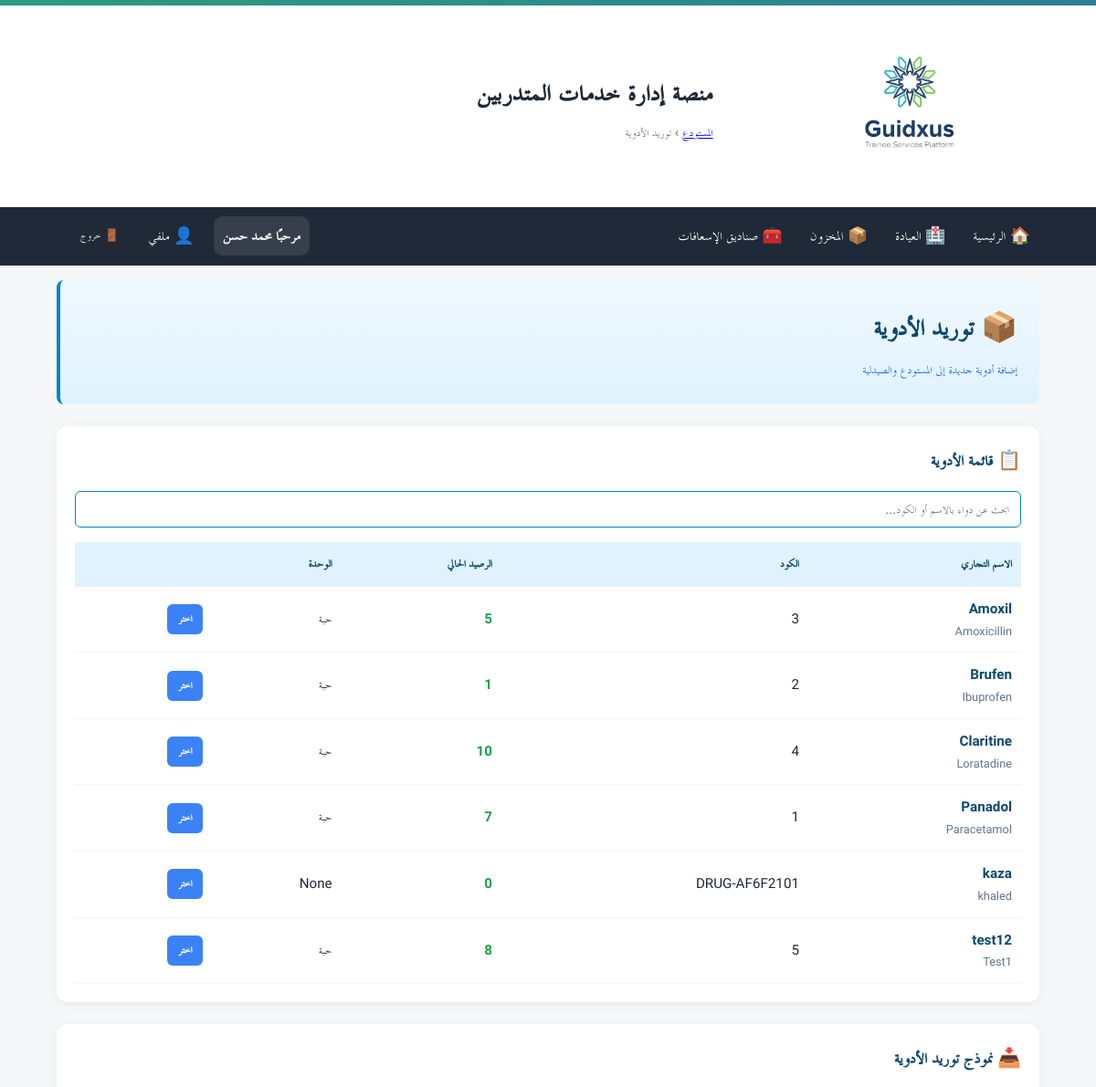
The page /inventory/dispense-drugs (signed in, upper part) on the database as committed earlier.
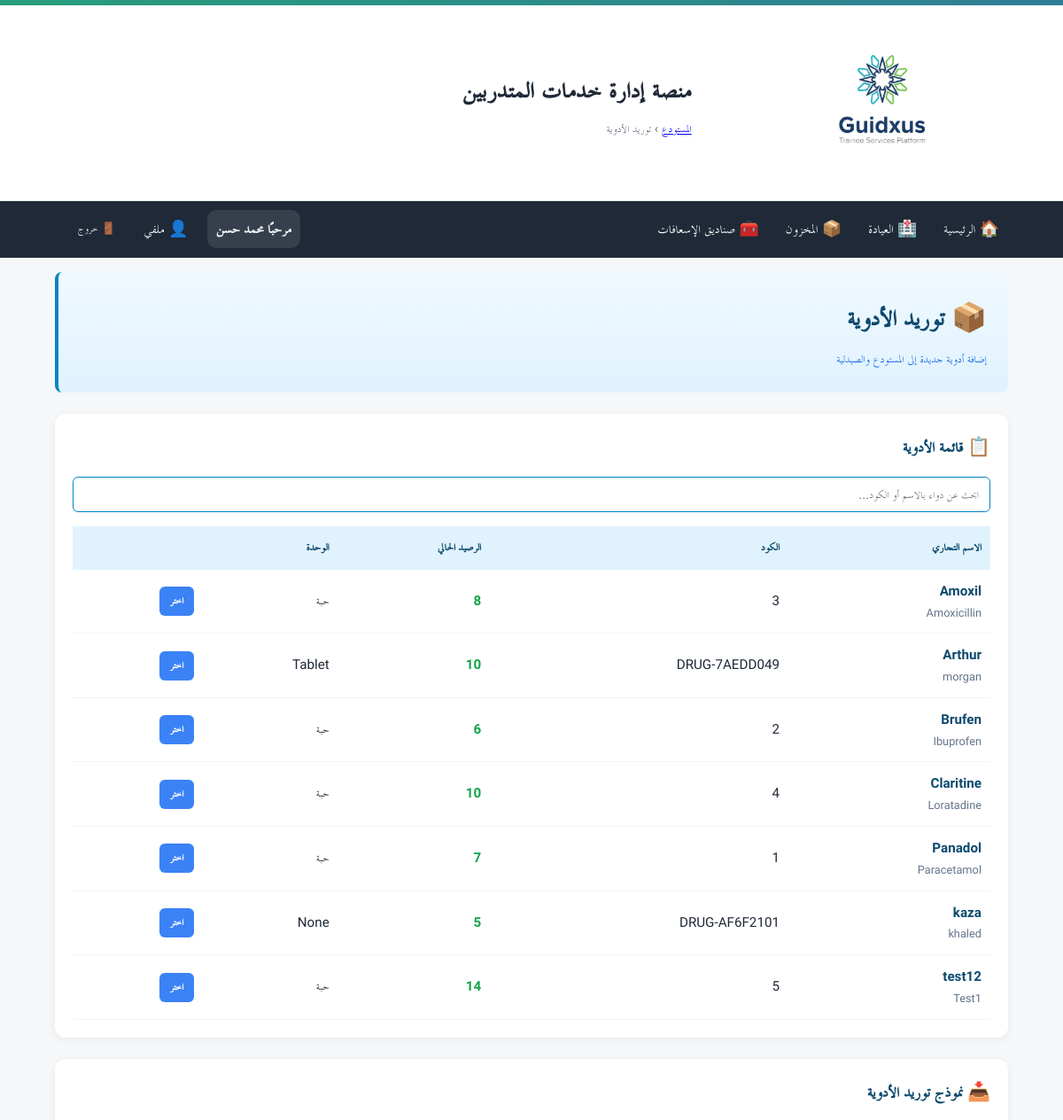
The same page on the database as committed later.
### tables this page shows
CREATE TABLE warehouse_stock (
            id INTEGER PRIMARY KEY AUTOINCREMENT,
            drug_id INTEGER UNIQUE NOT NULL,
            balance_qty INTEGER DEFAULT 0,
            last_updated TIMESTAMP DEFAULT CURRENT_TIMESTAMP,
            FOREIGN KEY (drug_id) REFERENCES drugs(id)
        );

CREATE TABLE drugs (
            id INTEGER PRIMARY KEY AUTOINCREMENT,
            drug_code TEXT UNIQUE NOT NULL,
            trade_name TEXT NOT NULL,
            generic_name TEXT,
            strength TEXT,
            form TEXT,
            unit TEXT,
            reorder_level INTEGER DEFAULT 0,
            is_active BOOLEAN DEFAULT 1,
            created_at TIMESTAMP DEFAULT CURRENT_TIMESTAMP
        , manufacturer TEXT, created_by INTEGER, updated_by INTEGER, updated_at TIMESTAMP);

### app/routers/inventory.py (the view)
@router.get("/dispense-drugs")
def dispense_drugs_page(
    request: Request,
    user=Depends(require_doc),
    db: Session = Depends(get_db)
):
    drugs_data = db.execute(text('''
        SELECT
            d.id,
            d.drug_code,
            d.trade_name,
            d.generic_name,
            d.strength,
            d.form,
            d.unit,
            ws.balance_qty as warehouse_qty,
            ps.balance_qty as pharmacy_qty
        FROM drugs d
        LEFT JOIN warehouse_stock ws ON d.id = ws.drug_id
        LEFT JOIN pharmacy_stock ps ON d.id = ps.drug_id
        ORDER BY d.trade_name
    ''')).fetchall()
    drugs = [
        {
            'id': row[0],
            'drug_code': row[1],
            'trade_name': row[2],
            'generic_name': row[3],
            'strength': row[4],
            'form': row[5],
            'unit': row[6],
            'warehouse_qty': row[7] or 0,
            'pharmacy_qty': row[8] or 0,
        }
        for row in drugs_data
    ]
    boxes = db.query(FirstAidBox).all()
    return templates.TemplateResponse("inventory/stock_moves.html", {
        "request": request,
        "drugs": drugs,
        "boxes": boxes
    })

### app/templates/inventory/stock_moves.html (shortened to what this page needs)
{% extends "base.html" %}
{% block breadcrumb %}
  <a href="/inventory/">المستودع</a> › <span>توريد الأدوية</span>
{% endblock %}
{% block content %}
<div class="page-header">
  <h1 class="page-title">📦 توريد الأدوية</h1>
  <p class="page-subtitle">إضافة أدوية جديدة إلى المستودع والصيدلية</p>
</div>
<div class="main-content">
  <div class="section">
    <h2 class="section-title">📋 قائمة الأدوية</h2>
    <div class="search-bar">
      <input
        type="text"
        id="supplyDrugSearch"
        placeholder="ابحث عن دواء بالاسم أو الكود..."
      >
    </div>
    <div class="table-container">
      <table class="drugs-table">
        <thead>
          <tr>
            <th>الاسم التجاري</th>
            <th>الكود</th>
            <th>الرصيد الحالي</th>
            <th>الوحدة</th>
            <th></th>
          </tr>
        </thead>
        <tbody id="supplyDrugsTableBody">
          {% if drugs %}
            {% for drug in drugs %}
            <tr class="supply-drug-row" data-drug-id="{{ drug.id }}">
              <td>
                <span class="drug-name">{{ drug.trade_name }}</span>
                {% if drug.generic_name %}
                  <div style="font-size: 0.8rem; color: #64748b;">{{ drug.generic_name }}</div>
                {% endif %}
              </td>
              <td>{{ drug.drug_code }}</td>
              <td>
                <span class="qty-normal">
                  {{ drug.warehouse_qty }}
                </span>
              </td>
              <td>{{ drug.unit }}</td>
              <td>
                <button
                  class="select-drug-btn"
                  onclick="selectSupplyDrug({{ drug.id }}, '{{ drug.trade_name }}', '{{ drug.unit }}')"
                >
                  اختر
                </button>
              </td>
            </tr>
            {% endfor %}
          {% else %}
            <tr>
              <td colspan="5" class="no-drug-message">لا توجد أدوية في النظام</td>
            </tr>
          {% endif %}
        </tbody>
      </table>
    </div>
  </div>
  <div class="section">
    <h2 class="section-title">📥 نموذج توريد الأدوية</h2>
  </div>
</div>
{% endblock %}

Rows that differ between the two databases and show on the page:
no longer on this page (row unchanged): drugs: trade_name "kaza", generic_name "khaled", drug_code "DRUG-AF6F2101", warehouse_qty "0", unit "None"
changed warehouse_stock "Amoxil": warehouse_qty "5" → "8"
added warehouse_stock: trade_name "Arthur", generic_name "morgan", drug_code "DRUG-7AEDD049", warehouse_qty "10", unit "Tablet"
changed warehouse_stock "Brufen": warehouse_qty "1" → "6"
added warehouse_stock: trade_name "kaza", generic_name "khaled", drug_code "DRUG-AF6F2101", warehouse_qty "5", unit "None"
changed warehouse_stock "test12": warehouse_qty "8" → "14"
